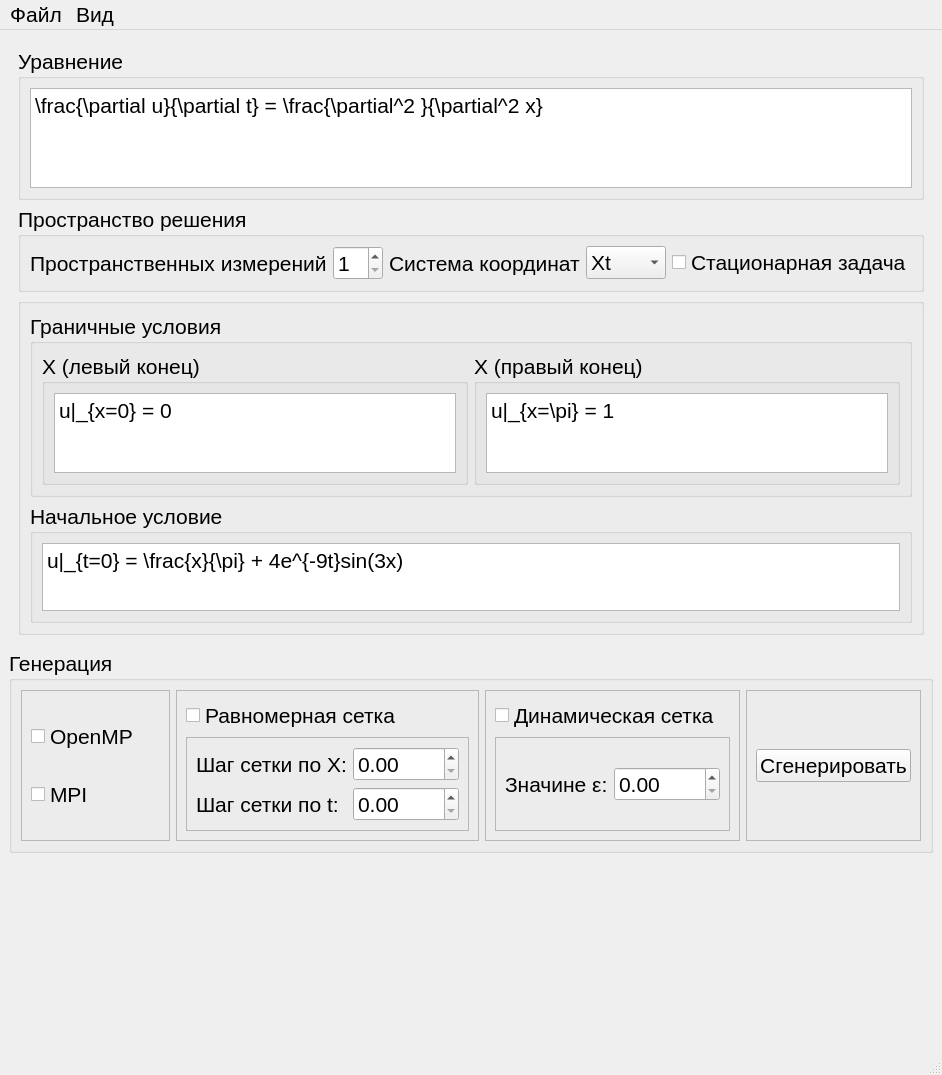
<?xml version="1.0" encoding="UTF-8"?>
<ui version="4.0">
 <class>MainWindow</class>
 <widget class="QMainWindow" name="MainWindow">
  <property name="geometry">
   <rect>
    <x>0</x>
    <y>0</y>
    <width>901</width>
    <height>1075</height>
   </rect>
  </property>
  <property name="font">
   <font>
    <pointsize>16</pointsize>
    <italic>false</italic>
   </font>
  </property>
  <property name="windowTitle">
   <string>MainWindow</string>
  </property>
  <widget class="QWidget" name="MainVerticals">
   <layout class="QVBoxLayout" name="verticalLayout">
    <item>
     <widget class="QFrame" name="ConditionsContainer">
      <layout class="QVBoxLayout" name="verticalLayout_2">
       <item>
        <widget class="QGroupBox" name="EquationGroup">
         <property name="title">
          <string>Уравнение</string>
         </property>
         <layout class="QVBoxLayout" name="verticalLayout_4">
          <item>
           <widget class="QPlainTextEdit" name="EquationText">
            <property name="maximumSize">
             <size>
              <width>16777215</width>
              <height>100</height>
             </size>
            </property>
            <property name="plainText">
             <string>\frac{\partial u}{\partial t} = \frac{\partial^2 }{\partial^2 x} </string>
            </property>
           </widget>
          </item>
         </layout>
        </widget>
       </item>
       <item>
        <widget class="QGroupBox" name="DimensionsGroup">
         <property name="title">
          <string>Пространство решения</string>
         </property>
         <layout class="QHBoxLayout" name="horizontalLayout_2">
          <item>
           <widget class="QLabel" name="DimensionsCountLabel">
            <property name="text">
             <string>Пространственных измерений</string>
            </property>
           </widget>
          </item>
          <item>
           <widget class="QSpinBox" name="DimensionsCountSpin">
            <property name="maximumSize">
             <size>
              <width>50</width>
              <height>16777215</height>
             </size>
            </property>
            <property name="minimum">
             <number>1</number>
            </property>
            <property name="maximum">
             <number>10</number>
            </property>
            <property name="value">
             <number>1</number>
            </property>
           </widget>
          </item>
          <item>
           <widget class="QLabel" name="CoordinateSystemLabel">
            <property name="text">
             <string>Система координат</string>
            </property>
           </widget>
          </item>
          <item>
           <widget class="QComboBox" name="CoordinateSystemCombo">
            <property name="minimumSize">
             <size>
              <width>80</width>
              <height>0</height>
             </size>
            </property>
            <property name="maximumSize">
             <size>
              <width>100</width>
              <height>16777215</height>
             </size>
            </property>
            <property name="currentText">
             <string>Xt</string>
            </property>
            <item>
             <property name="text">
              <string>Xt</string>
             </property>
            </item>
           </widget>
          </item>
          <item>
           <widget class="QCheckBox" name="IsStationaryCheckBox">
            <property name="layoutDirection">
             <enum>Qt::LeftToRight</enum>
            </property>
            <property name="text">
             <string>Стационарная задача</string>
            </property>
           </widget>
          </item>
          <item>
           <spacer name="horizontalSpacer">
            <property name="orientation">
             <enum>Qt::Horizontal</enum>
            </property>
            <property name="sizeHint" stdset="0">
             <size>
              <width>40</width>
              <height>20</height>
             </size>
            </property>
           </spacer>
          </item>
         </layout>
        </widget>
       </item>
       <item>
        <widget class="QGroupBox" name="ConditionsGroup">
         <property name="title">
          <string/>
         </property>
         <property name="flat">
          <bool>false</bool>
         </property>
         <property name="checkable">
          <bool>false</bool>
         </property>
         <layout class="QVBoxLayout" name="verticalLayout_9">
          <item>
           <widget class="QGroupBox" name="BoudaryConditionsGroup">
            <property name="title">
             <string>Граничные условия</string>
            </property>
            <layout class="QGridLayout" name="gridLayout">
             <item row="0" column="1">
              <widget class="QGroupBox" name="XLeftConditionGroup">
               <property name="title">
                <string>X (левый конец)</string>
               </property>
               <layout class="QVBoxLayout" name="verticalLayout_14">
                <item>
                 <widget class="QPlainTextEdit" name="XLeftConditionText">
                  <property name="maximumSize">
                   <size>
                    <width>16777215</width>
                    <height>80</height>
                   </size>
                  </property>
                  <property name="plainText">
                   <string>u|_{x=0} = 0</string>
                  </property>
                 </widget>
                </item>
               </layout>
              </widget>
             </item>
             <item row="0" column="2">
              <widget class="QGroupBox" name="XRightConditionGroup">
               <property name="title">
                <string>X (правый конец)</string>
               </property>
               <layout class="QVBoxLayout" name="verticalLayout_11">
                <item>
                 <widget class="QPlainTextEdit" name="XRightConditionText">
                  <property name="maximumSize">
                   <size>
                    <width>16777215</width>
                    <height>80</height>
                   </size>
                  </property>
                  <property name="plainText">
                   <string>u|_{x=\pi} = 1</string>
                  </property>
                 </widget>
                </item>
               </layout>
              </widget>
             </item>
            </layout>
           </widget>
          </item>
          <item>
           <widget class="QGroupBox" name="InitialConditionGroup">
            <property name="maximumSize">
             <size>
              <width>16777215</width>
              <height>120</height>
             </size>
            </property>
            <property name="title">
             <string>Начальное условие</string>
            </property>
            <layout class="QVBoxLayout" name="verticalLayout_8">
             <item>
              <widget class="QPlainTextEdit" name="InitialConditionText">
               <property name="maximumSize">
                <size>
                 <width>16777215</width>
                 <height>150</height>
                </size>
               </property>
               <property name="plainText">
                <string>u|_{t=0} = \frac{x}{\pi} + 4e^{-9t}sin(3x)</string>
               </property>
              </widget>
             </item>
            </layout>
           </widget>
          </item>
         </layout>
        </widget>
       </item>
      </layout>
     </widget>
    </item>
    <item>
     <widget class="QGroupBox" name="GenerationOptionsConatiner">
      <property name="minimumSize">
       <size>
        <width>0</width>
        <height>200</height>
       </size>
      </property>
      <property name="title">
       <string>Генерация</string>
      </property>
      <layout class="QHBoxLayout" name="horizontalLayout_3">
       <item>
        <widget class="QFrame" name="ParallelModesGroup">
         <property name="frameShape">
          <enum>QFrame::StyledPanel</enum>
         </property>
         <property name="frameShadow">
          <enum>QFrame::Raised</enum>
         </property>
         <layout class="QVBoxLayout" name="verticalLayout_3">
          <item>
           <widget class="QCheckBox" name="OpenMPCheckBox">
            <property name="font">
             <font>
              <pointsize>16</pointsize>
             </font>
            </property>
            <property name="text">
             <string>OpenMP</string>
            </property>
           </widget>
          </item>
          <item>
           <widget class="QCheckBox" name="MPICheckBox">
            <property name="font">
             <font>
              <pointsize>16</pointsize>
             </font>
            </property>
            <property name="text">
             <string>MPI</string>
            </property>
           </widget>
          </item>
         </layout>
        </widget>
       </item>
       <item>
        <widget class="QFrame" name="UniformGridGroup">
         <property name="frameShape">
          <enum>QFrame::StyledPanel</enum>
         </property>
         <property name="frameShadow">
          <enum>QFrame::Raised</enum>
         </property>
         <layout class="QVBoxLayout" name="verticalLayout_5">
          <item>
           <widget class="QCheckBox" name="UniformGridCheckBox">
            <property name="font">
             <font>
              <pointsize>16</pointsize>
             </font>
            </property>
            <property name="text">
             <string>Равномерная сетка</string>
            </property>
           </widget>
          </item>
          <item>
           <widget class="QFrame" name="UniformGridSubGroup">
            <property name="frameShape">
             <enum>QFrame::StyledPanel</enum>
            </property>
            <property name="frameShadow">
             <enum>QFrame::Raised</enum>
            </property>
            <layout class="QGridLayout" name="gridLayout_2">
             <item row="0" column="0">
              <widget class="QLabel" name="XGridStepLabel">
               <property name="font">
                <font>
                 <pointsize>16</pointsize>
                </font>
               </property>
               <property name="text">
                <string>Шаг сетки по X:</string>
               </property>
              </widget>
             </item>
             <item row="0" column="1">
              <widget class="QDoubleSpinBox" name="XGridStepSpin">
               <property name="maximum">
                <double>9999.000000000000000</double>
               </property>
              </widget>
             </item>
             <item row="1" column="0">
              <widget class="QLabel" name="tGridStepLabel">
               <property name="font">
                <font>
                 <pointsize>16</pointsize>
                </font>
               </property>
               <property name="text">
                <string>Шаг сетки по t:</string>
               </property>
              </widget>
             </item>
             <item row="1" column="1">
              <widget class="QDoubleSpinBox" name="tGridStepSpin">
               <property name="maximum">
                <double>9999.000000000000000</double>
               </property>
              </widget>
             </item>
            </layout>
           </widget>
          </item>
         </layout>
        </widget>
       </item>
       <item>
        <widget class="QFrame" name="DynamicGridGroup">
         <property name="frameShape">
          <enum>QFrame::StyledPanel</enum>
         </property>
         <property name="frameShadow">
          <enum>QFrame::Raised</enum>
         </property>
         <layout class="QVBoxLayout" name="verticalLayout_6">
          <item>
           <widget class="QCheckBox" name="DynamicGridCheckBox">
            <property name="font">
             <font>
              <pointsize>16</pointsize>
             </font>
            </property>
            <property name="text">
             <string>Динамическая сетка</string>
            </property>
           </widget>
          </item>
          <item>
           <widget class="QFrame" name="DynmaicGridSubGroup">
            <property name="frameShape">
             <enum>QFrame::StyledPanel</enum>
            </property>
            <property name="frameShadow">
             <enum>QFrame::Raised</enum>
            </property>
            <layout class="QGridLayout" name="gridLayout_3">
             <item row="0" column="0">
              <widget class="QLabel" name="TOLLabel">
               <property name="font">
                <font>
                 <pointsize>16</pointsize>
                </font>
               </property>
               <property name="text">
                <string>Значине ε:</string>
               </property>
              </widget>
             </item>
             <item row="0" column="1">
              <widget class="QDoubleSpinBox" name="TOLSpin">
               <property name="maximum">
                <double>9999.000000000000000</double>
               </property>
              </widget>
             </item>
            </layout>
           </widget>
          </item>
         </layout>
        </widget>
       </item>
       <item>
        <widget class="QFrame" name="ActionsGroup">
         <property name="frameShape">
          <enum>QFrame::StyledPanel</enum>
         </property>
         <property name="frameShadow">
          <enum>QFrame::Raised</enum>
         </property>
         <layout class="QVBoxLayout" name="verticalLayout_7">
          <item>
           <widget class="QPushButton" name="GenerateCodeButton">
            <property name="text">
             <string>Сгенерировать</string>
            </property>
           </widget>
          </item>
         </layout>
        </widget>
       </item>
      </layout>
     </widget>
    </item>
    <item>
     <spacer name="verticalSpacer">
      <property name="orientation">
       <enum>Qt::Vertical</enum>
      </property>
      <property name="sizeHint" stdset="0">
       <size>
        <width>20</width>
        <height>40</height>
       </size>
      </property>
     </spacer>
    </item>
   </layout>
  </widget>
  <widget class="QMenuBar" name="menubar">
   <property name="geometry">
    <rect>
     <x>0</x>
     <y>0</y>
     <width>901</width>
     <height>22</height>
    </rect>
   </property>
   <widget class="QMenu" name="menu">
    <property name="title">
     <string>Файл</string>
    </property>
    <addaction name="action_2"/>
   </widget>
   <widget class="QMenu" name="menu_2">
    <property name="title">
     <string>Вид</string>
    </property>
    <addaction name="action"/>
    <addaction name="action_LaTeX"/>
   </widget>
   <addaction name="menu"/>
   <addaction name="menu_2"/>
  </widget>
  <widget class="QStatusBar" name="statusbar"/>
  <action name="action">
   <property name="text">
    <string>Показать текст</string>
   </property>
  </action>
  <action name="action_LaTeX">
   <property name="text">
    <string>Показать LaTeX</string>
   </property>
  </action>
  <action name="action_2">
   <property name="text">
    <string>Сохранить</string>
   </property>
  </action>
 </widget>
 <resources/>
 <connections/>
</ui>
